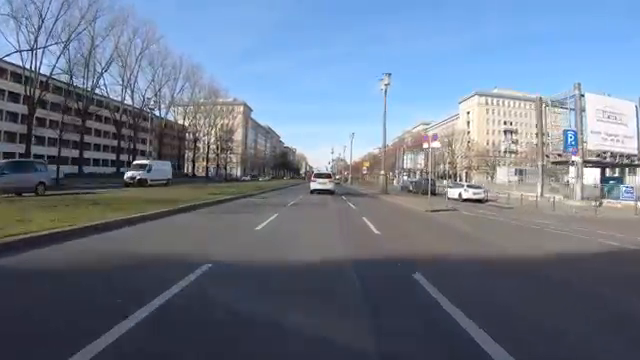
#> input picture frame 61 of lane_detection/driving_berlin.mp4, 640 x 360 px, given in place of project_video.mp4, which was not available
$ python video_gen.py   (older library calls are emulated)
#> lines starting #> are read from the running program, lines starting #| are printed output that depends on the picture; after the words box and inside, x2 and y2 are one past the last pixel; in counts of white or black regions, pixels touching at a corner belong together; pictures that were not available may be replaced by others from this repository, and a replacement may not be noted
### lane_detection/tracker.py
import numpy as np
import cv2
class tracker():

    def __init__(self, Mywindow_width, Mywindow_height, Mymargin, My_ym = 1, My_xm = 1, Mysmooth_factor = 15):
        self.recent_centers = []
        self.window_width = Mywindow_width
        self.window_height = Mywindow_height
        self.margin = Mymargin
        self.ym_per_pix = My_ym
        self.xm_per_pix = My_xm
        self.smooth_factor = Mysmooth_factor

    def find_window_centroids(self, warped):
        window_width = self.window_width
        window_height = self.window_height
        margin = self.margin

        window_centroids = []
        window = np.ones(window_width)

        l_sum = np.sum(warped[int(3*warped.shape[0]/4):,:int(warped.shape[1]/2)],axis=0)
        l_center = np.argmax(np.convolve(window,l_sum))-window_width/2

        r_sum = np.sum(warped[int(3*warped.shape[0]/4):,int(warped.shape[1]/2):],axis=0)
        r_center = np.argmax(np.convolve(window,r_sum))-window_width/2+int(warped.shape[1]/2)

        window_centroids.append((l_center,r_center))

        for level in range(1,(int)(warped.shape[0]/window_height)):
            image_layer = np.sum(warped[int(warped.shape[0]-(level+1)*window_height):int(warped.shape[0]-level*window_height),:],axis=0)
            conv_signal = np.convolve(window,image_layer)

            offset = window_width/2
            l_min_index = int(max(l_center+offset-margin,0))
            l_max_index = int(min(l_center+offset+margin,warped.shape[1]))
            l_center = np.argmax(conv_signal[l_min_index:l_max_index])+l_min_index-offset

            r_min_index = int(max(r_center+offset-margin,0))
            r_max_index = int(min(r_center+offset+margin,warped.shape[1]))
            r_center = np.argmax(conv_signal[r_min_index:r_max_index])+r_min_index-offset

            window_centroids.append((l_center,r_center))

        self.recent_centers.append(window_centroids)
        return np.average(self.recent_centers[-self.smooth_factor:],axis=0)

### lane_detection/video_gen.py
import numpy as np
import cv2
import pickle
import glob
from tracker import tracker

dist_pickle = pickle.load(open("calibration_pickle.p", "rb"))
#> (reads lane_detection/calibration_pickle.p from the repository)
mtx = dist_pickle["mtx"]
dist = dist_pickle["dist"]

def abs_sobel_thresh(img, orient='x', sobel_kernel=3, thresh=(0,255)):
    gray = cv2.cvtColor(img, cv2.COLOR_RGB2GRAY)
    if orient == 'x':
        abs_sobel = np.absolute(cv2.Sobel(gray, cv2.CV_64F, 1, 0))
    if orient == 'y':
        abs_sobel = np.absolute(cv2.Sobel(gray, cv2.CV_64F, 0, 1))

    scaled_sobel = np.uint8(255*abs_sobel/np.max(abs_sobel))
    binary_output = np.zeros_like(scaled_sobel)

    binary_output[(scaled_sobel >= thresh[0]) & (scaled_sobel <= thresh[1])] = 1
    return binary_output

def mag_thresh(img, sobel_kernel=3, mag_thresh=(0,255)):
    gray = cv2.cvtColor(img, cv2.COLOR_RGB2GRAY)
    sobelx = cv2.Sobel(gray, cv2.CV_64F, 1, 0, ksize=sobel_kernel)
    sobely = cv2.Sobel(gray, cv2.CV_64F, 0, 1, ksize=sobel_kernel)

    gradmag = np.sqrt(sobelx**2+sobely**2)
    scale_factor = np.max(gradmag)/255
    gradmag = (gradmag/scale_factor).astype(np.uint8)

    binary_output = np.zeros_like(gradmag)
    binary_output[(gradmag >= mag_thresh[0]) & (gradmag <= mag_thresh[1])] = 1
    return binary_output

def dir_threshold(image, sobel_kernel=3, thresh=(0, np.pi/2)):
    gray = cv2.cvtColor(image, cv2.COLOR_RGB2GRAY)
    sobelx = cv2.Sobel(gray, cv2.CV_64F, 1, 0, ksize=sobel_kernel)
    sobely = cv2.Sobel(gray, cv2.CV_64F, 0, 1, ksize=sobel_kernel)

    with np.errstate(divide='ignore', invalid='ignore'):
        absgraddir = np.absolute(np.arctan(sobely/sobelx))
        binary_output = np.zeros_like(absgraddir)
        binary_output[(absgraddir >= thresh[0]) & (absgraddir <= thresh[1])] = 1
    return binary_output

def color_threshold(image, sthresh=(0,255), vthresh=(0,255), lthresh=(0,255)):
    hls = cv2.cvtColor(image, cv2.COLOR_RGB2HLS)
    s_channel = hls[:,:,2]
    s_binary = np.zeros_like(s_channel)
    s_binary[(s_channel >= sthresh[0]) & (s_channel <= sthresh[1])] = 1

    hsv = cv2.cvtColor(image, cv2.COLOR_RGB2HSV)
    v_channel = hsv[:,:,2]
    v_binary = np.zeros_like(v_channel)
    v_binary[(v_channel >= vthresh[0]) & (v_channel <= vthresh[1])] = 1

    output = np.zeros_like(s_channel)
    output[(s_binary == 1) & (v_binary == 1)] = 1
    return output

def window_mask(width, height, img_ref, center, level):
    output = np.zeros_like(img_ref)
    output[int(img_ref.shape[0] - (level + 1) * height):int(img_ref.shape[0] - level * height),
    max(0, int(center - width / 2)):min(int(center + width / 2), img_ref.shape[1])] = 1
    return output

def process_image(image):

    img = cv2.undistort(image, mtx, dist, None, mtx)

    preprocessImage = np.zeros_like(img[:,:,0])
    gradx = abs_sobel_thresh(img, orient='x', thresh=(12,255))
    grady = abs_sobel_thresh(img, orient='x', thresh=(25,255))
    c_binary = color_threshold(img, sthresh=(100,255),vthresh=(50,255))
    preprocessImage[((gradx==1)&(grady==1)|(c_binary==1))] = 255

    img_size = (img.shape[1], img.shape[0])
    bot_width = .75 #changed from .76
    mid_width = .1 #changed this value - seemed to work a lot better than 0.08
    height_pct = .62
    bottom_trim = .935
    src = np.float32([[img.shape[1]*(.5-mid_width/2),img.shape[0]*height_pct],[img.shape[1]*(.5+mid_width/2),img.shape[0]*height_pct],
                      [img.shape[1]*(.5+bot_width/2),img.shape[0]*bottom_trim],[img.shape[1]*(.5-bot_width/2),img.shape[0]*bottom_trim]])
    offset = img_size[0]*.25
    dst = np.float32([[offset, 0], [img_size[0]-offset, 0],[img_size[0]-offset, img_size[1]],[offset, img_size[1]]])

    M = cv2.getPerspectiveTransform(src, dst)
    Minv = cv2.getPerspectiveTransform(dst, src)
    warped = cv2.warpPerspective(preprocessImage, M, img_size,flags=cv2.INTER_LINEAR)

    window_width = 25
    window_height = 80
    curve_centers = tracker(Mywindow_width=window_width,Mywindow_height=window_height,Mymargin=25,My_ym=10/720,My_xm=4/384,Mysmooth_factor=15)
    window_centroids = curve_centers.find_window_centroids(warped)

    l_points = np.zeros_like(warped)
    r_points = np.zeros_like(warped)

    rightx = []
    leftx = []

    for level in range(0,len(window_centroids)):
        l_mask = window_mask(window_width,window_height,warped,window_centroids[level][0],level)
        r_mask = window_mask(window_width,window_height,warped,window_centroids[level][1],level)

        leftx.append(window_centroids[level][0])
        rightx.append(window_centroids[level][1])

        l_points[(l_points==255)|((l_mask==1))] = 255
        r_points[(r_points==255)|((r_mask==1))] = 255

    template = np.array(r_points+l_points,np.uint8)
    zero_channel = np.zeros_like(template)
    template = np.array(cv2.merge((zero_channel,template,zero_channel)),np.uint8)
    warpage = np.array(cv2.merge((warped,warped,warped)),np.uint8)
    result = cv2.addWeighted(warpage,1,template,0.5,0.0)

    yvals = range(0,warped.shape[0])
    res_yvals = np.arange(warped.shape[0]-(window_height/2),0,-window_height)

    left_fit = np.polyfit(res_yvals,leftx,2)
    left_fitx = left_fit[0]*yvals*yvals + left_fit[1]*yvals + left_fit[2]
    left_fitx = np.array(left_fitx,np.int32)

    right_fit = np.polyfit(res_yvals,rightx,2)
    right_fitx = right_fit[0]*yvals*yvals + right_fit[1]*yvals + right_fit[2]
    right_fitx = np.array(right_fitx,np.int32)

    left_lane = np.array(list(zip(np.concatenate((left_fitx-window_width/2,left_fitx[::-1]+window_width/2),axis=0),np.concatenate((yvals,yvals[::-1]),axis=0))),np.int32)

    right_lane = np.array(list(zip(np.concatenate((right_fitx-window_width/2,right_fitx[::-1]+window_width/2),axis=0),np.concatenate((yvals,yvals[::-1]),axis=0))),np.int32)

    inner_lane = np.array(list(zip(np.concatenate((left_fitx+window_width/2,right_fitx[::-1]+window_width/2),axis=0),np.concatenate((yvals,yvals[::-1]),axis=0))),np.int32)

    road = np.zeros_like(img)
    road_bkg = np.zeros_like(img)
    cv2.fillPoly(road,[left_lane],color=[255,0,0])
    cv2.fillPoly(road,[inner_lane],color=[0,255,0])
    cv2.fillPoly(road,[right_lane],color=[0,0,255])
    cv2.fillPoly(road_bkg,[left_lane],color=[255,255,255])
    cv2.fillPoly(road_bkg,[right_lane],color=[255,255,255])

    road_warped = cv2.warpPerspective(road,Minv,img_size,flags=cv2.INTER_LINEAR)
    road_warped_bkg = cv2.warpPerspective(road_bkg,Minv,img_size,flags=cv2.INTER_LINEAR)

    base = cv2.addWeighted(img, 1.0, road_warped_bkg, -1.0, 0.0)
    result = cv2.addWeighted(base,1.0,road_warped,0.7,0.0)

    #measure pixels in y and x directions
    ym_per_pix = curve_centers.ym_per_pix
    xm_per_pix = curve_centers.xm_per_pix

    curve_fit_cr = np.polyfit(np.array(res_yvals,np.float32)*ym_per_pix,np.array(leftx,np.float32)*xm_per_pix,2)
    curverad = ((1+(2*curve_fit_cr[0]*yvals[-1]*ym_per_pix+curve_fit_cr[1])**2)**1.5)/np.absolute(2*curve_fit_cr[0]) #remember that it's the equation from the lesson (derivatives) - radius of curvature

    camera_center = (left_fitx[-1] + right_fitx[-1])/2
    center_diff = (camera_center-warped.shape[1]/2)*xm_per_pix
    side_pos = 'left'
    if center_diff <= 0:
        side_pos = 'right'

    cv2.putText(result,'Radius of curvature = '+str(round(curverad,3))+'(m)',(50,50),cv2.FONT_HERSHEY_SIMPLEX,1,(255,255,255),2)
    cv2.putText(result,'Vehicle is '+str(abs(round(center_diff,3)))+'m '+side_pos+' of center',(50,100), cv2.FONT_HERSHEY_SIMPLEX,1,(255,255,255),2)

    return result

# Después de la definición de la función process_image y antes de la línea que define la salida del video
# (output_vid = 'challenge_lane_tracker.mp4')

# Inicializa el objeto VideoWriter
output_vid = 'challenge_lane_tracker.mp4'
fourcc = cv2.VideoWriter_fourcc(*'mp4v')
out = cv2.VideoWriter(output_vid, fourcc, 20.0, (1280, 720))  # Ajusta el tamaño según tus necesidades

# Inicia la captura del video utilizando VideoCapture o cualquier otra fuente de video que estés usando
cap = cv2.VideoCapture('project_video.mp4')  # Cambia esto según tu entrada de video

while(cap.isOpened()):
    ret, frame = cap.read()
#> frame is the input picture: shape (360, 640, 3); mean B, G, R 138.3, 119.4, 106.7
    if ret == True:
        # Procesa la imagen
        processed_frame = process_image(frame)
#> in process_image, `gradx = abs_sobel_thresh(img, orient='x', thresh=(12,255))`:
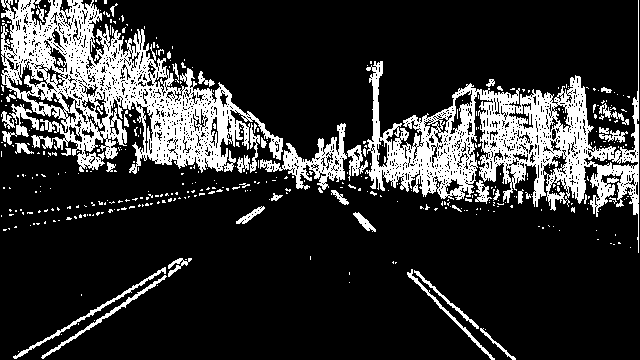
#> gradx: shape (360, 640); values 0 (black) and 1 (white), 19.2% white; 432 white regions (387 under 20 px), largest, box (x1, y1, x2, y2) and area: (1, 0, 283, 174) 18787, (365, 0, 639, 253) 16671, (260, 123, 347, 190) 1813
#> in process_image, `grady = abs_sobel_thresh(img, orient='x', thresh=(25,255))`: grady: shape (360, 640); values 0 (black) and 1 (white), 12% white in thin lines or dots
#> in color_threshold, `hls = cv2.cvtColor(image, cv2.COLOR_RGB2HLS)`: hls: shape (360, 640, 3); mean of channels 0, 1, 2 53.1, 122.6, 79.2
#> in color_threshold, `s_channel = hls[:,:,2]`:
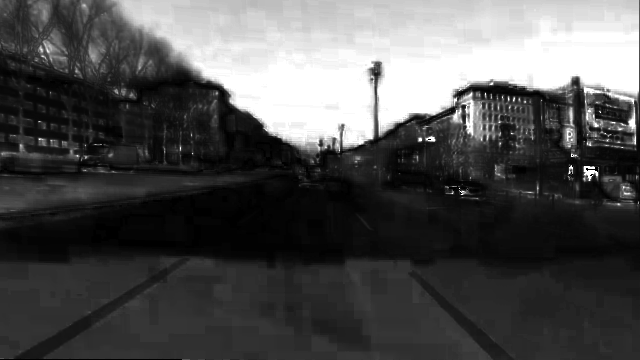
#> s_channel: shape (360, 640); min 0, max 255, mean 79.2
#> in color_threshold, `hsv = cv2.cvtColor(image, cv2.COLOR_RGB2HSV)`: hsv: shape (360, 640, 3); mean H, S, V 53.2, 61.6, 141.6
#> in color_threshold, `v_channel = hsv[:,:,2]`:
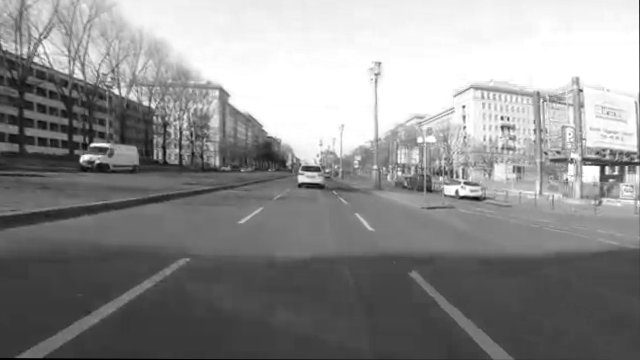
#> v_channel: shape (360, 640); min 0, max 255, mean 141.6
#> in process_image, `c_binary = color_threshold(img, sthresh=(100,255),vthresh=(50,255))`: c_binary: shape (360, 640); values 0 (black) and 1 (white), 24.5% white; 198 white regions (179 under 20 px), largest, box (x1, y1, x2, y2) and area: (105, 0, 639, 152) 53082, (442, 92, 495, 142) 1082, (563, 107, 576, 148) 306
#> in process_image, `warped = cv2.warpPerspective(preprocessImage, M, img_size,flags=cv2.IN..`:
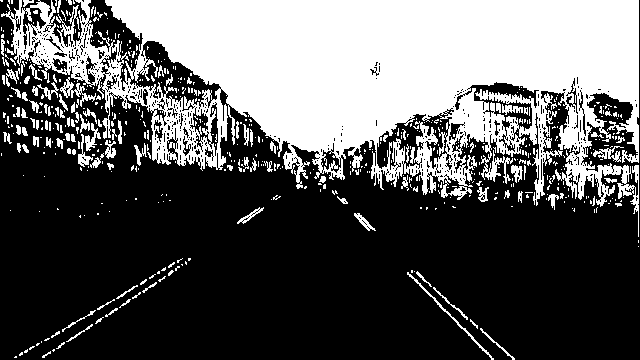
#> preprocessImage: shape (360, 640); 35.8% white; 561 white regions (457 under 20 px), largest, box (x1, y1, x2, y2) and area: (1, 0, 639, 237) 74652, (60, 77, 96, 107) 279, (407, 272, 494, 360) 269
#> after the loop in process_image, `for level in range(0,len(window_centroids)):`: l_points: shape (360, 640); 3.5% white; 1 white region, box (x1, y1, x2, y2) and area: (37, 40, 137, 360) 8000
#> after the loop in process_image, `for level in range(0,len(window_centroids)):`: r_points: shape (360, 640); 3.5% white; 1 white region, box (x1, y1, x2, y2) and area: (346, 40, 446, 360) 8000
#> in process_image, `cv2.fillPoly(road,[right_lane],color=[0,0,255])`:
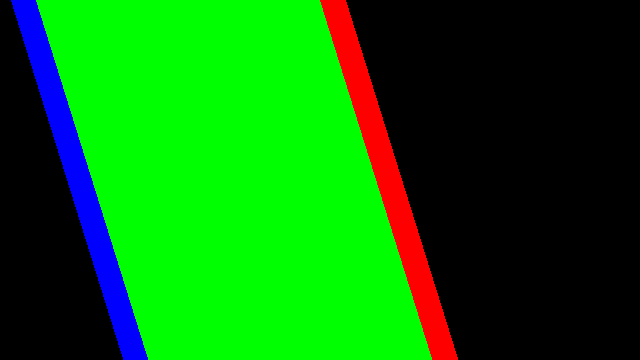
#> road: shape (360, 640, 3); mean of channels 0, 1, 2 10, 113.2, 10.4; drawn as B, G, R
#> in process_image, `cv2.fillPoly(road_bkg,[left_lane],color=[255,255,255])`: road_bkg: shape (360, 640, 3); 4.1% white; 1 white region, box (x1, y1, x2, y2) and area: (11, 0, 149, 360) 9360
#> in process_image, `cv2.fillPoly(road_bkg,[right_lane],color=[255,255,255])`:
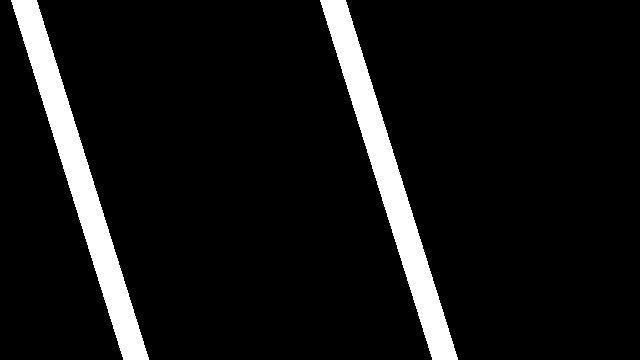
#> road_bkg: shape (360, 640, 3); 8.1% white; 2 white regions, box (x1, y1, x2, y2) and area: (11, 0, 149, 360) 9360, (320, 0, 458, 360) 9360
#> in process_image, `cv2.putText(result,'Vehicle is '+str(abs(round(center_diff,3)))+'m '+s..`:
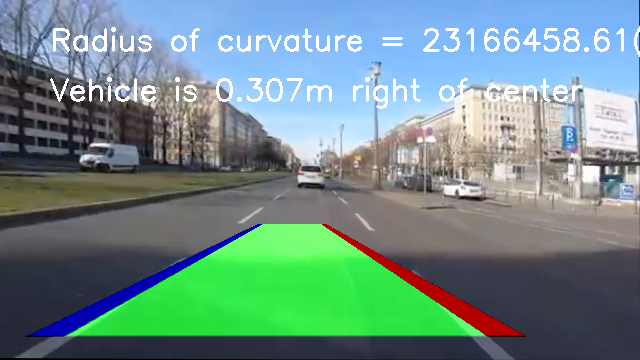
#> result: shape (360, 640, 3); mean B, G, R 138.2, 140.8, 111.9

        # Muestra el resultado en una ventana
        cv2.imshow('Result', processed_frame)

        # Escribe el frame procesado en el archivo de video
        out.write(processed_frame)

        # Si se presiona 'q', sale del bucle
        if cv2.waitKey(1) & 0xFF == ord('q'):
#> (key q is pressed here)
            break
    else:
        break

# Libera los recursos
cap.release()
out.release()
cv2.destroyAllWindows()
